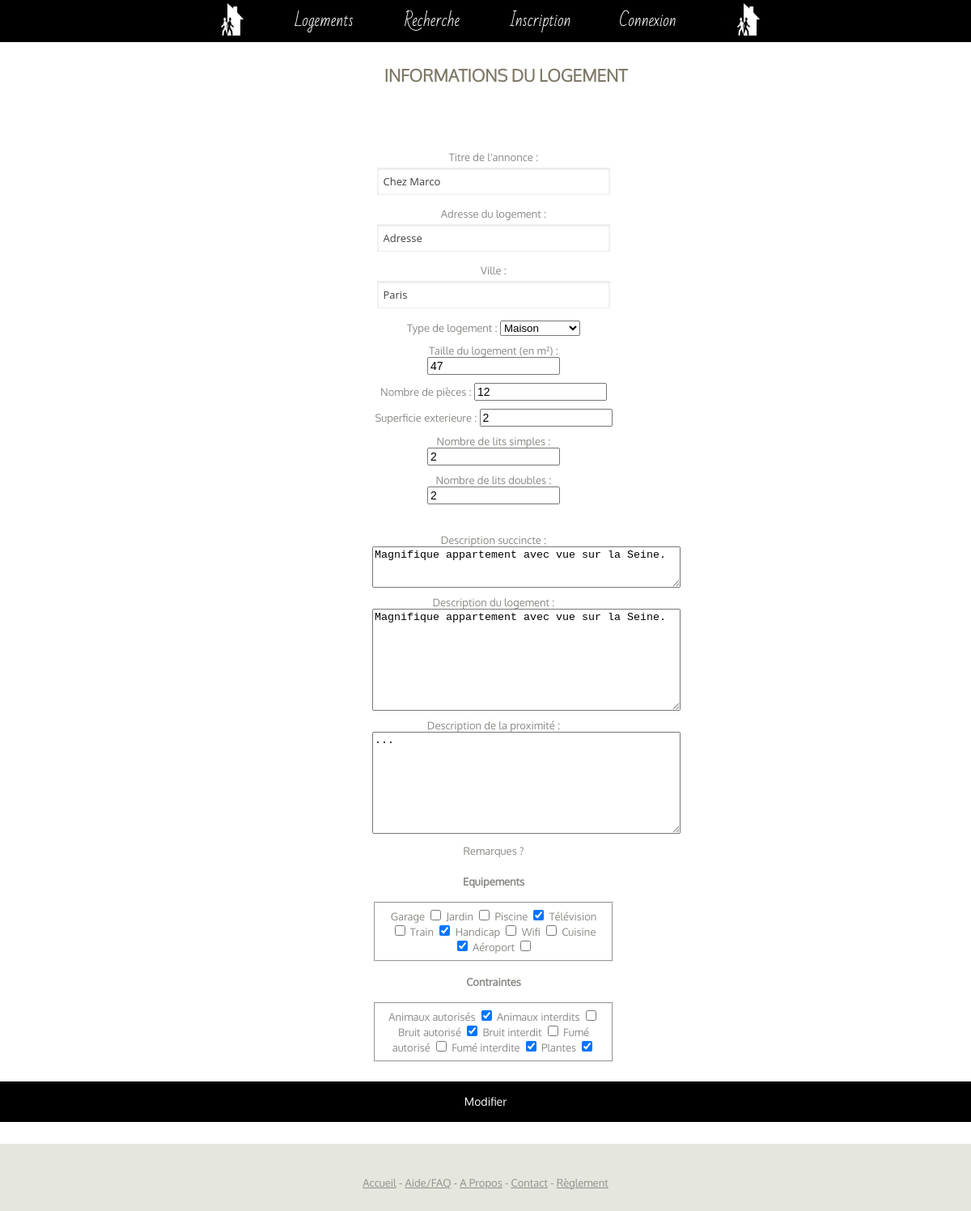
The app's page /modifier-annonce.php?idLogement=42 with its own data.
### tables this page shows
CREATE TABLE `logements` (
`id` int(11) NOT NULL,
  `titre_annonce` varchar(20) NOT NULL DEFAULT '(plus d''annonce)',
  `adresse` varchar(255) NOT NULL,
  `surfaceInterieure` int(11) NOT NULL DEFAULT '1',
  `surfaceExterieure` int(11) DEFAULT '1',
  `nombrePieces` int(11) NOT NULL DEFAULT '1',
  `descriptionSuccincte` varchar(125) NOT NULL,
  `description` text,
  `nombreLitsSimples` int(11) DEFAULT '0',
  `nombreLitsDoubles` int(11) DEFAULT '0',
  `descriptionProximite` text,
  `membres_idMembres` int(11) NOT NULL,
  `types_idTypes` int(11) NOT NULL DEFAULT '2',
  `villes_id` int(11) NOT NULL,
  `nombreClick` int(10) unsigned NOT NULL DEFAULT '0'
);

CREATE TABLE `equipe` (
`id` int(11) NOT NULL,
  `logements_id` int(11) NOT NULL,
  `equipements_id` int(11) NOT NULL
);

CREATE TABLE `contraint` (
`id` int(11) NOT NULL,
  `logements_id` int(11) NOT NULL,
  `contraintes_id` int(11) NOT NULL
);

### modifier-annonce.php (the view, shortened to what this page needs)
<?php require_once("config.php");
$idLogement  = $_GET["idLogement"] ;
try{
    $logement_info = $bdd -> prepare("SELECT nombrePieces, description, descriptionSuccincte, titre_annonce, surfaceInterieure, surfaceExterieure, nombreLitsSimples, nombreLitsDoubles, descriptionProximite, membres_idMembres, types_idTypes, adresse, villes_id
                                FROM logements WHERE id = $idLogement");
    $logement_info -> execute();
    $result = $logement_info -> fetch();
    $logement_info2 = $bdd -> prepare('SELECT ville FROM villes WHERE id = '.$result['villes_id']);
    $logement_info2 -> execute();
    $result2 = $logement_info2 -> fetch();
    $logement_info3 = $bdd -> prepare("SELECT equipements_id FROM equipe WHERE logements_id = $idLogement");
    $logement_info3 -> execute();
    $result3 = $logement_info3 -> fetchAll();
    $logement_info4 = $bdd -> prepare("SELECT contraintes_id FROM contraint WHERE logements_id = $idLogement");
    $logement_info4 -> execute();
    $result4 = $logement_info4 -> fetchAll();
}catch(Exception $e){
        die('Erreur : '.$e->getMessage());
}
?>
<html>
    <head>
        <link href="style.css" rel="stylesheet" />
    </head>
    <body>
        <div id="wrapper">
            <?php include("header.php"); ?>
            <h3 class="register-title">INFORMATIONS DU LOGEMENT</h3>
            <form action="modifier-annonce2.php?idLogement=<?php echo $idLogement; ?>" method="post" class="register" enctype="multipart/form-data" accept-charset="utf-8">
                <div class="register-left-grid">
                    <div>
                        <label for="titre_annonce">Titre de l'annonce :</label><br/>
                        <input type="text" name="titre_annonce" value="<?php echo $result['titre_annonce']; ?>" required/>
                    </div>
                    <div>
                        <label for="adresse">Adresse du logement :</label><br/>
                        <input type="text" name="adresse" value="<?php echo $result['adresse']; ?>" required/>
                    </div>
                    <div>
                        <label for="ville">Ville :</label><br/>
                        <input type="text" name="ville" value="<?php echo $result2['ville']; ?>" required/>
                    </div>
                    <div>
                        <label for="type">Type de logement :</label>
                        <select name="type">
                            <option value="1" <?php if($result['types_idTypes']==1){echo 'selected="selected"';} ?> >Maison</option>
                        </select>
                    </div>
                    <div>
                        <label for="surfaceInterieure">Taille du logement (en m²) :</label>
                        <input type="number" name="surfaceInterieure" value="<?php echo $result['surfaceInterieure']; ?>" required/>
                    </div>
                    <div>
                        <label for="nombrePieces">Nombre de pièces :</label>
                        <input type="number" name="nombrePieces" value="<?php echo $result['nombrePieces']; ?>" required/>
                    </div>
                    <div>
                        <label for="surfaceExterieure">Superficie exterieure :</label>
                        <input type="number" name="surfaceExterieure" value="<?php echo $result['surfaceExterieure']; ?>"/>
                    </div>
                    <div>
                        <label for="nombreLitsSimples">Nombre de lits simples :</label>
                        <input type="number" name="nombreLitsSimples" value="<?php echo $result['nombreLitsSimples']; ?>"/>
                    </div>
                    <div>
                        <label for="nombreLitsDoubles">Nombre de lits doubles :</label>
                        <input type="number" name="nombreLitsDoubles" value="<?php echo $result['nombreLitsDoubles']; ?>"/>
                    </div>
                    <br/>
                    <div>
                        <label for="descriptionSuccincte">Description succincte :</label>
                        <textarea name="descriptionSuccincte" rows="3" cols="45" required><?php echo $result['descriptionSuccincte']; ?></textarea>
                    </div>
                    <div>
                        <label for="description">Description du logement :</label>
                        <textarea name="description" rows="8" cols="45" ><?php echo $result['description']; ?></textarea>
                    </div>
                    <div>
                        <label for="descriptionProximite">Description de la proximité :</label>
                        <textarea name="descriptionProximite" rows="8" cols="45" ><?php echo $result['descriptionProximite']; ?></textarea>
                    </div>
                </div>
                <div class="house-register-right-grid">
                    <div>
                        <p>Remarques ?</p>
                    </div>
                    <h4>Equipements</h4>
                    <fieldset>
                        <label>Garage <input type="checkbox" name="equipement[garage]" value="1" <?php foreach($result3 as $k => $v){if($v['equipements_id']==1){echo 'checked';}} ?> ></label>
                        <label>Jardin <input type="checkbox" name="equipement[jardin]" value="2" <?php foreach($result3 as $k => $v){if($v['equipements_id']==2){echo 'checked';}} ?> ></label>
                        <label>Piscine <input type="checkbox" name="equipement[piscine]" value="3" <?php foreach($result3 as $k => $v){if($v['equipements_id']==3){echo 'checked';}} ?> ></label>
                        <label>Télévision <input type="checkbox" name="equipement[television]" value="4" <?php foreach($result3 as $k => $v){if($v['equipements_id']==4){echo 'checked';}} ?> ></label>
                        <label>Train <input type="checkbox" name="equipement[train]" value="5" <?php foreach($result3 as $k => $v){if($v['equipements_id']==5){echo 'checked';}} ?> ></label>
                        <label>Handicap <input type="checkbox" name="equipement[handicap]" value="6" <?php foreach($result3 as $k => $v){if($v['equipements_id']==6){echo 'checked';}} ?> ></label>
                        <label>Wifi <input type="checkbox" name="equipement[wifi]" value="7" <?php foreach($result3 as $k => $v){if($v['equipements_id']==7){echo 'checked';}} ?> ></label>
                        <label>Cuisine <input type="checkbox" name="equipement[cuisine]" value="8" <?php foreach($result3 as $k => $v){if($v['equipements_id']==8){echo 'checked';}} ?> ></label>
                        <label>Aéroport <input type="checkbox" name="equipement[aeroport]" value="9" <?php foreach($result3 as $k => $v){if($v['equipements_id']==9){echo 'checked';}} ?> ></label>
                    </fieldset>
                    <h4>Contraintes </h4>
                    <fieldset>
                        <label>Animaux autorisés <input type="checkbox" name="contrainte[animauxAutorises]" value="1" <?php foreach($result4 as $k => $v){if($v['contraintes_id']==1){echo 'checked';}} ?> ></label>
                        <label>Animaux interdits <input type="checkbox" name="contrainte[animauxInterdits]" value="2" <?php foreach($result4 as $k => $v){if($v['contraintes_id']==2){echo 'checked';}} ?> ></label>
                        <label>Bruit autorisé <input type="checkbox" name="contrainte[bruitAutorise]" value="3" <?php foreach($result4 as $k => $v){if($v['contraintes_id']==3){echo 'checked';}} ?> ></label>
                        <label>Bruit interdit <input type="checkbox" name="contrainte[bruitInterdit]" value="4" <?php foreach($result4 as $k => $v){if($v['contraintes_id']==4){echo 'checked';}} ?> ></label>
                        <label>Fumé autorisé <input type="checkbox" name="contrainte[fumeAutorise]" value="5" <?php foreach($result4 as $k => $v){if($v['contraintes_id']==5){echo 'checked';}} ?> ></label>
                        <label>Fumé interdite <input type="checkbox" name="contrainte[fumeInterdite]" value="6" <?php foreach($result4 as $k => $v){if($v['contraintes_id']==6){echo 'checked';}} ?> ></label>
                        <label>Plantes <input type="checkbox" name="contrainte[plantes]" value="7" <?php foreach($result4 as $k => $v){if($v['contraintes_id']==7){echo 'checked';}} ?> ></label>
                    </fieldset>
                </div>
                <input type="submit" value="Modifier" class="submit_button"/>
            </form>
        </div>
        <div id="footer">
            <?php include("footer.php"); ?>
        </div>
    </body>
</html>

### style.css (style rules this page uses)
body { margin: 0; padding: 0; background: #E5E6DD; font-family: 'Oxygen', sans-serif; font-size: 13px; color: #8A8985; }
h1, h2, h3 { margin: 0; padding: 0; text-transform: uppercase; font-family: 'Oxygen-Light'; color: #7D7764; }
h3 { font-size: 1.6em; }
p, ul, ol { margin-top: 0; line-height: 180%; }
p { position: relative; margin-left: auto; margin-right: auto; max-width: 90%; }
#wrapper { overflow: hidden; background: #FFFFFF; }
#footer { height: 50px; margin: 0 auto; padding: 20px 0px 0px 0px; text-align: center; }
#aide p, h3 { margin-left: 50px; }
.register { padding-top: 70px; }
.register-left-grid div { width: 25%; margin: 10px 0; padding-left: 20px; position: relative; text-align: center; margin-left: auto; margin-right: auto; }
.house-register-right-grid { width: 25%; display: block; margin: 10px 0; padding-left: 20px; position: relative; margin-right: auto; margin-left: auto; text-align: center; }
.register-left-grid input[type="text"], .register-right-grid input[type="text"], .register-right-grid input[type="password"] { border: 1px solid #EEE; outline-color:#00BFF0; width: 96%; font-size: 1em; padding: 0.5em; font-family: 'Open Sans', sans-serif; }
.submit_button { font-family: "Oxygen",sans-serif; display: inline-block; background: #000; height: 50px; color: #FFFFFF; position: relative; width: 100% }
.register-title { text-align: center; padding-top: 80px; }
input { font-family: 'Lucida Grande', Tahoma, Verdana, sans-serif; font-size: 14px; }
input[type=text], input[type=password] { margin: 5px; padding: 0 10px; width: 200px; height: 34px; color: #404040; background: white; border: 1px solid; border-color: #c4c4c4 #d1d1d1 #d4d4d4; box-shadow: inset 0 1px 3px rgba(0, 0, 0, 0.12); }
input[type=submit] { padding: 0 18px; border: 1px solid; border-color: #000000; outline: 0; display: inline-block; margin: 1em 0em; background: #000; color: #FFFFFF; }

### records on screen
logements: titre_annonce "Chez Marco", adresse "Adresse", type "Maison", surfaceInterieure "47", nombrePieces "12", surfaceExterieure "2", nombreLitsSimples "2", nombreLitsDoubles "2", descriptionSuccincte "Magnifique appartement avec vue sur la Seine.", description "Magnifique appartement avec vue sur la Seine.", descriptionProximite "..."
equipe: equipements_id "☑"
contraint: contraintes_id "☑"
